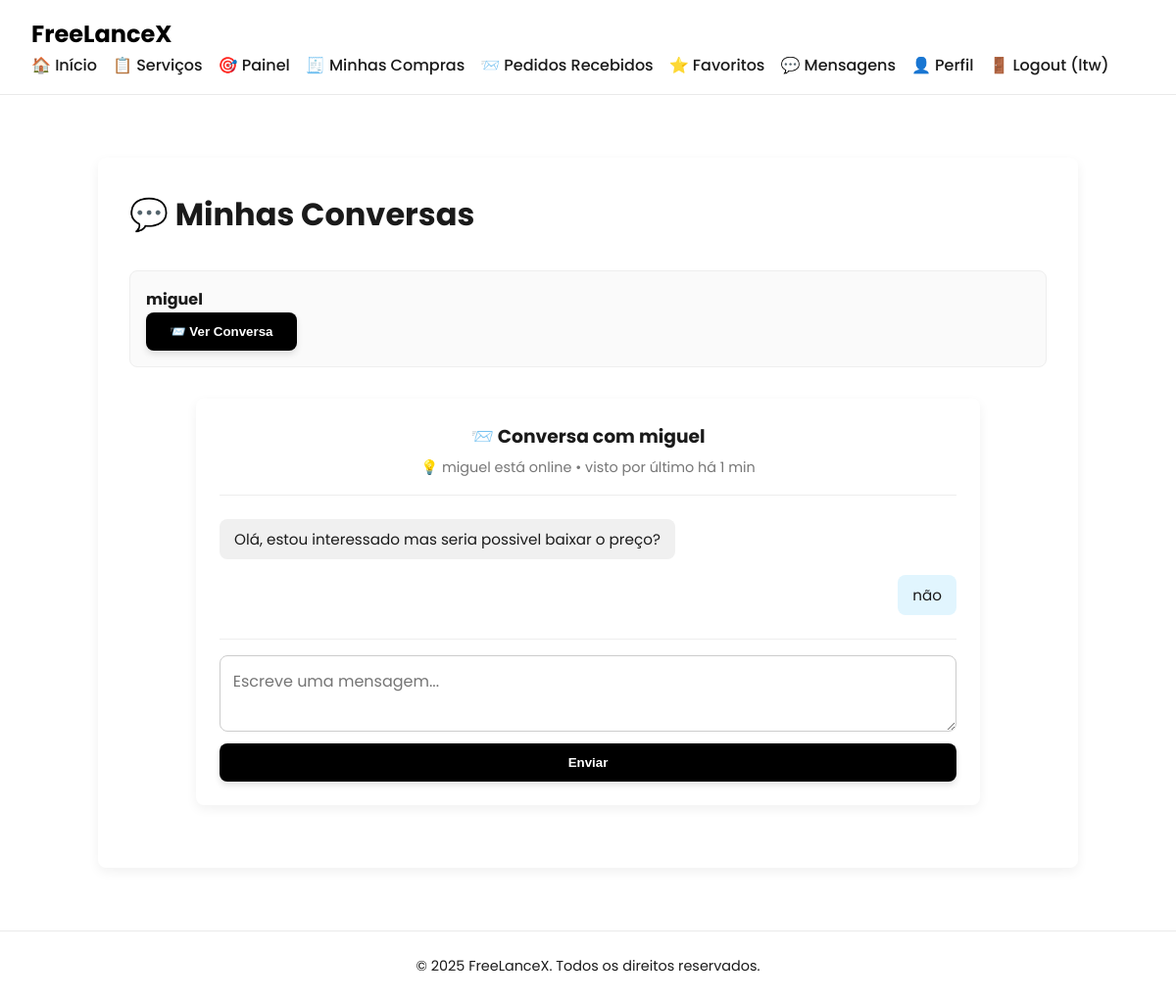
The app's page /pages/messages.php?user=10 (signed in) with its own data.
### tables this page shows
CREATE TABLE users (
    id INTEGER PRIMARY KEY AUTOINCREMENT,
    username TEXT NOT NULL UNIQUE,
    email TEXT NOT NULL UNIQUE,
    password_hash TEXT NOT NULL,
    is_admin INTEGER DEFAULT 0
);

CREATE TABLE messages (
    id INTEGER PRIMARY KEY AUTOINCREMENT,
    sender_id INTEGER NOT NULL,
    receiver_id INTEGER NOT NULL,
    content TEXT,
    timestamp TEXT DEFAULT CURRENT_TIMESTAMP,
    FOREIGN KEY(sender_id) REFERENCES users(id),
    FOREIGN KEY(receiver_id) REFERENCES users(id)
);

### pages/messages.php (the view, shortened to what this page needs)
<?php
require_once '../includes/db.php';
$user_id = $_SESSION['user_id'];
?>
<!DOCTYPE html>
<html lang="pt">
<?php include '../includes/head.php'; ?>
<link rel="stylesheet" href="/css/chat.css">
<body>
<?php include '../includes/header.php'; ?>
<main class="dashboard-container">
  <h2>💬 Minhas Conversas</h2>
  <?php
  $stmt = $db->prepare("
      SELECT u.id, u.username
      FROM users u
      WHERE u.id != :me
      AND (
          u.id IN (SELECT sender_id FROM messages WHERE receiver_id = :me)
          OR
          u.id IN (SELECT receiver_id FROM messages WHERE sender_id = :me)
      )
      GROUP BY u.id
      ORDER BY u.username
  ");
  $stmt->execute([':me' => $user_id]);
  $contacts = $stmt->fetchAll(PDO::FETCH_ASSOC);
  ?>
  <?php if (count($contacts) === 0): ?>
    <p>Ainda não tens mensagens com outros utilizadores.</p>
  <?php else: ?>
    <ul class="contacts-list">
      <?php foreach ($contacts as $contact): ?>
        <li class="service-item">
          <strong><?= htmlspecialchars($contact['username']) ?></strong><br>
          <a href="messages.php?user=<?= $contact['id'] ?>">
            <button class="primary-btn">📨 Ver Conversa</button>
          </a>
        </li>
      <?php endforeach; ?>
    </ul>
  <?php endif; ?>
  <?php
  if (isset($_GET['user']) && is_numeric($_GET['user'])):
      $other_id = (int) $_GET['user'];
      $stmt = $db->prepare("SELECT username FROM users WHERE id = :id");
      $stmt->execute([':id' => $other_id]);
      $other = $stmt->fetch(PDO::FETCH_ASSOC);
      if ($other):
          $stmt = $db->prepare("
              SELECT * FROM messages
              WHERE (sender_id = :me AND receiver_id = :other)
                 OR (sender_id = :other AND receiver_id = :me)
              ORDER BY timestamp
          ");
          $stmt->execute([':me' => $user_id, ':other' => $other_id]);
          $messages = $stmt->fetchAll(PDO::FETCH_ASSOC);
          ?>
          <div class="chat-container">
            <div class="chat-header">
              <h3>📨 Conversa com <?= htmlspecialchars($other['username']) ?></h3>
              <p class="chat-status">💡 <?= htmlspecialchars($other['username']) ?> está online • visto por último há 1 min</p>
            </div>
            <div id="chat-messages">
              <?php foreach ($messages as $msg): ?>
                <div class="message-bubble <?= $msg['sender_id'] == $user_id ? 'message-right' : 'message-left' ?>">
                  <?= nl2br(htmlspecialchars($msg['content'])) ?>
                </div>
              <?php endforeach; ?>
            </div>
            <form method="post" class="chat-form">
              <textarea name="message" rows="2" maxlength="1000" required placeholder="Escreve uma mensagem..."></textarea>
              <button type="submit" class="primary-btn">Enviar</button>
            </form>
          </div>
      <?php else: ?>
        <p>Utilizador não encontrado.</p>
      <?php endif; ?>
  <?php endif; ?>
</main>
<?php include '../includes/footer.php'; ?>
</body>
</html>

### css/style.css (style rules this page uses)
:root { --primary: #000000; --bg-light: #ffffff; --text-color: #1a1a1a; --accent: #0070f3; --radius: 8px; --transition: all 0.3s ease-in-out; }
* { margin: 0; padding: 0; box-sizing: border-box; }
body { font-family: 'Poppins', sans-serif; background-color: var(--bg-light); color: var(--text-color); line-height: 1.6; }
main { max-width: 1000px; margin: 4rem auto 2rem auto; padding: 2rem; }
.primary-btn { background: var(--primary); color: #fff; padding: 12px 24px; border-radius: var(--radius); font-weight: bold; border: none; cursor: pointer; transition: var(--transition); box-shadow: 0 4px 6px rgba(0,0,0,0.1); }
.dashboard-container { max-width: 1000px; margin: 4rem auto; padding: 2rem; background: #fff; border-radius: var(--radius); box-shadow: 0 4px 12px rgba(0, 0, 0, 0.06); }
.dashboard-container h2 { font-size: 2rem; margin-bottom: 1rem; }
.service-item { padding: 1.5rem; border: 1px solid #eee; border-radius: var(--radius); margin-bottom: 1.5rem; background: #fafafa; }

### css/chat.css (style rules this page uses)
.chat-container { margin: 2rem auto; max-width: 800px; background: #fff; border-radius: var(--radius); box-shadow: 0 4px 12px rgba(0, 0, 0, 0.06); padding: 1.5rem; }
.chat-header { margin-bottom: 1rem; text-align: center; }
.chat-header h3 { margin-bottom: 0.3rem; }
.chat-status { font-size: 0.9rem; color: #777; }
#chat-messages { max-height: 400px; overflow-y: auto; padding: 1rem 0; border-top: 1px solid #eee; border-bottom: 1px solid #eee; margin-bottom: 1rem; }
.message-bubble { display: inline-block; padding: 10px 15px; border-radius: var(--radius); max-width: 70%; font-size: 0.95rem; line-height: 1.4; margin: 0.5rem 0; clear: both; }
.message-left { background-color: #f0f0f0; float: left; text-align: left; }
.message-right { background-color: #e1f5fe; float: right; text-align: right; }
.chat-form { display: flex; flex-direction: column; gap: 0.75rem; margin-top: 1rem; }
.chat-form textarea { resize: vertical; padding: 0.8rem; border: 1px solid #ccc; border-radius: var(--radius); font-family: 'Poppins', sans-serif; font-size: 1rem; }
.contacts-list { margin: 2rem 0; list-style: none; padding-left: 0; }
.contacts-list li { padding: 1rem; border: 1px solid #eee; border-radius: var(--radius); margin-bottom: 1rem; background: #fafafa; }

### records on screen
users: username "miguel"
messages: content "Olá, estou interessado mas seria possivel baixar o preço?"
messages: content "não"

### other values on screen
$_SESSION['username'] "ltw"
